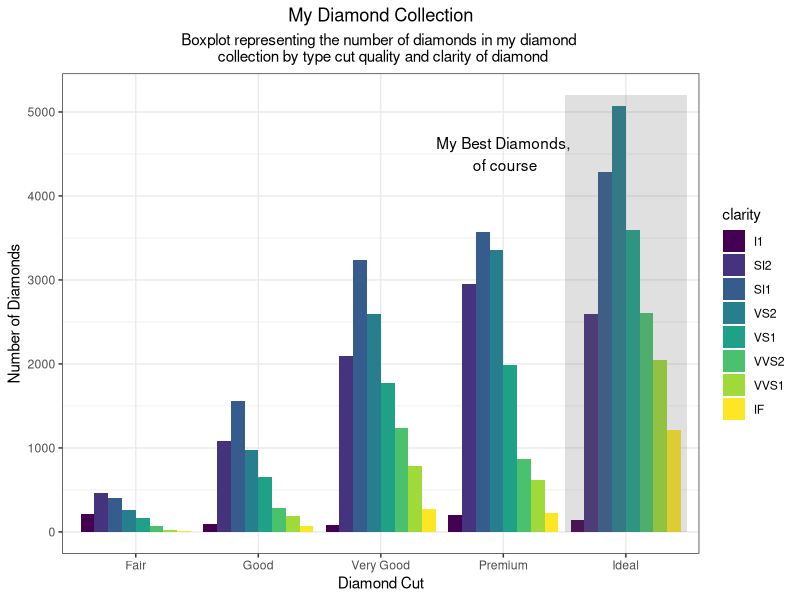

This chart was generated by the following R code: (Note: this script raises an error after producing the figure.)
## ---- chunk 1
knitr::opts_chunk$set(echo = FALSE)
## ---- chunk 2
library("ggplot2")
library("magrittr") #so I can do some piping
data("diamonds")
data("mpg")
data("iris")
theme_set(theme_bw()) #I'll give you this one, you can set the theme individually for graphs
#or you can set the theme for all the graphs using theme_set()
#theme_bw() is best theme (IMO)

#for graph 3:
library("ggrepel")


## ---- chunk 3
data("diamonds")
#hint think about the *position* the bars are in...
## ---- chunk 4
ggplot(diamonds, aes(cut)) +
  geom_bar(aes(fill = clarity),position="dodge") +
  labs(title= "My Diamond Collection", subtitle="Boxplot representing the number of diamonds in my diamond \n collection by type cut quality and clarity of diamond", x="Diamond Cut", y="Number of Diamonds")+
  theme(plot.title=element_text(hjust=0.5), plot.subtitle = element_text(hjust=0.5)) +
  annotate("text", x=4, y=4500, label="My Best Diamonds,\n of course")+
  annotate("rect", xmin = 4.5, xmax = 5.5, ymin = 0, ymax = 5200, fill="grey40", alpha = .2) 





## ---- chunk 5
data("iris")
## ---- chunk 6
ggplot(transform(iris,Species=factor(Species,levels=c("versicolor","setosa","virginica"))), aes(Sepal.Length, Petal.Length))+
  geom_point(aes(shape=Species, color=Species))+
  facet_wrap(Species, scales="free_y") +
  geom_smooth(method="lm", se=F, color="black")

#tried to put this in ggplot for instead of just "iris" to rearrange the Species, but it didn't work
#transform(iris,Species=factor(Species,levels=c("virginica","setosa","versicolor")))
## ---- chunk 7
data("mpg")
corvette <- mpg[mpg$model == "corvette",]
#install
require("ggrepel") #useful for making text annotations better, hint hint
set.seed(42)
## ---- chunk 8
ggplot(mpg, aes(displ, hwy))+
  geom_point()+
  geom_point(data=corvette, aes(displ, hwy), color="blue")+
  labs(title= "Corvettes are a bit of an outlier")+
  scale_x_continuous(limits=c(1,8), breaks = seq(1,8, by =1))+
  geom_text_repel(data=corvette, aes(label=paste("Corvette",year)),size=2)

  
## ---- chunk 9
data(mpg)

#hint for the coloring, colorbrewer and you can set palette colors and make your graphs colorblind friendly
library(RColorBrewer)
display.brewer.all(colorblindFriendly = T) #take a look at the colorblindfriendly options
## ---- chunk 10
  ggplot(mpg, aes(cty, class))+
  geom_jitter(aes(color=class))+
  geom_boxplot(alpha=0.2)+
  scale_color_brewer(palette="Set2") +
  labs(title="Horizontal BoxPlot of City MPG and Car Class", x = "Car Class", y = "City mpg") +
  theme(panel.grid.major = element_blank(), panel.grid.minor=element_blank(), panel.background=element_blank(), panel.border=element_blank(), axis.line = element_line(color="black"))

#I think my plot has more data points than the image...not sure why
  
